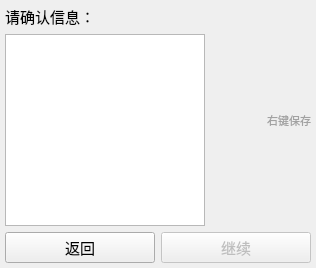
<?xml version="1.0" encoding="UTF-8"?>
<ui version="4.0">
 <class>ConfirmWidget</class>
 <widget class="QWidget" name="ConfirmWidget">
  <property name="font">
   <font>
    <family>HarmonyOS Sans SC</family>
    <pointsize>11</pointsize>
   </font>
  </property>
  <property name="windowTitle">
   <string>Form</string>
  </property>
  <layout class="QVBoxLayout" name="verticalLayout_3">
   <property name="leftMargin">
    <number>5</number>
   </property>
   <property name="topMargin">
    <number>5</number>
   </property>
   <property name="rightMargin">
    <number>5</number>
   </property>
   <property name="bottomMargin">
    <number>5</number>
   </property>
   <item>
    <widget class="QLabel" name="label">
     <property name="text">
      <string>请确认信息：</string>
     </property>
    </widget>
   </item>
   <item>
    <layout class="QHBoxLayout" name="horizontalLayout_2" stretch="2,1">
     <item>
      <widget class="QTextEdit" name="text_info">
       <property name="readOnly">
        <bool>true</bool>
       </property>
      </widget>
     </item>
     <item>
      <layout class="QVBoxLayout" name="verticalLayout">
       <property name="spacing">
        <number>0</number>
       </property>
       <item>
        <spacer name="verticalSpacer">
         <property name="orientation">
          <enum>Qt::Vertical</enum>
         </property>
         <property name="sizeType">
          <enum>QSizePolicy::Expanding</enum>
         </property>
         <property name="sizeHint" stdset="0">
          <size>
           <width>20</width>
           <height>40</height>
          </size>
         </property>
        </spacer>
       </item>
       <item>
        <widget class="QLabel" name="label_2">
         <property name="sizePolicy">
          <sizepolicy hsizetype="Preferred" vsizetype="Minimum">
           <horstretch>0</horstretch>
           <verstretch>0</verstretch>
          </sizepolicy>
         </property>
         <property name="font">
          <font>
           <family>HarmonyOS Sans SC</family>
           <pointsize>8</pointsize>
          </font>
         </property>
         <property name="styleSheet">
          <string notr="true">QLabel {
 color: rgb(162, 162, 162);
}</string>
         </property>
         <property name="text">
          <string>右键保存</string>
         </property>
         <property name="alignment">
          <set>Qt::AlignRight|Qt::AlignTrailing|Qt::AlignVCenter</set>
         </property>
        </widget>
       </item>
       <item>
        <widget class="ImageLabel" name="cover_label">
         <property name="sizePolicy">
          <sizepolicy hsizetype="Ignored" vsizetype="Preferred">
           <horstretch>0</horstretch>
           <verstretch>0</verstretch>
          </sizepolicy>
         </property>
         <property name="text">
          <string/>
         </property>
         <property name="scaledContents">
          <bool>true</bool>
         </property>
         <property name="alignment">
          <set>Qt::AlignCenter</set>
         </property>
        </widget>
       </item>
       <item>
        <spacer name="verticalSpacer_2">
         <property name="orientation">
          <enum>Qt::Vertical</enum>
         </property>
         <property name="sizeType">
          <enum>QSizePolicy::Expanding</enum>
         </property>
         <property name="sizeHint" stdset="0">
          <size>
           <width>20</width>
           <height>40</height>
          </size>
         </property>
        </spacer>
       </item>
      </layout>
     </item>
    </layout>
   </item>
   <item>
    <layout class="QHBoxLayout" name="horizontalLayout" stretch="0,0">
     <item>
      <widget class="QPushButton" name="button_back">
       <property name="text">
        <string>返回</string>
       </property>
      </widget>
     </item>
     <item>
      <widget class="QPushButton" name="button_next">
       <property name="enabled">
        <bool>false</bool>
       </property>
       <property name="text">
        <string>继续</string>
       </property>
      </widget>
     </item>
    </layout>
   </item>
  </layout>
 </widget>
 <customwidgets>
  <customwidget>
   <class>ImageLabel</class>
   <extends>QLabel</extends>
   <header>imagelabel.h</header>
  </customwidget>
 </customwidgets>
 <resources>
  <include location="res.qrc"/>
 </resources>
 <connections/>
</ui>
